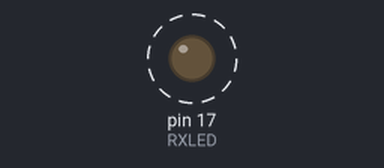
Simulated run of this sketch. Board: Arduino Mega 2560, built with avr-gcc and run on an emulated ATmega2560. Shown: output pins drawn as LEDs (lit = HIGH). Dashed ring = blinking. Pins used as bus, display or sensor lines are not drawn; what the sketch prints to the serial monitor is not drawn.

Above: at 0.5 s.
Timing chart, 0 to 4.6 s (numbered marks = the images above):
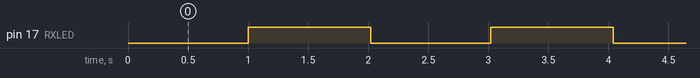

The sketch:

RS485Radar.ino
```cpp
/*
  RS485 for radino IP65-Radar
  (c) Claus Kuehnel 2017-10-12 info@ckuehnel.ch
*/

#define RXLED 17 // green LED
#define TXLED 18 // red LED

#define RS485      Serial1      // Serial for USB-UART, Serial1 and Serial2 for HW-UART
#define RS485Speed 9600        // Baudrate
#define TXEN_PIN   A5           //Which pin to use for RS485 functionality - comment to disable

#define TXEN_ON() digitalWrite(TXEN_PIN, HIGH)
#define TXEN_OFF() digitalWrite(TXEN_PIN, LOW)
#define TXEN_INIT() pinMode(TXEN_PIN, OUTPUT)

void setup() {
  // initialize digital pin LED_BUILTIN as an output.
  pinMode(RXLED, OUTPUT);
  pinMode(TXLED, OUTPUT);
  TXEN_INIT();
  Serial.begin(115200);
  RS485.begin(RS485Speed);
}


void loop() {
  digitalWrite(TXLED, HIGH);
  digitalWrite(RXLED, LOW);
  delay(1000);
  digitalWrite(TXLED, LOW);
  digitalWrite(RXLED, HIGH);
  delay(1000);
  Serial.println("Hi, there.");
  TXEN_ON();
  RS485.println("RS485 out");
  delay(20);    // switch off TXEN not before RS485 output is finished ( 1 ms/character @ 9600 Baud)
  TXEN_OFF();
}
```

Measured:
- by itself, pin 17 (RXLED): alternates HIGH for 1.0 s and LOW for 1.0 s
